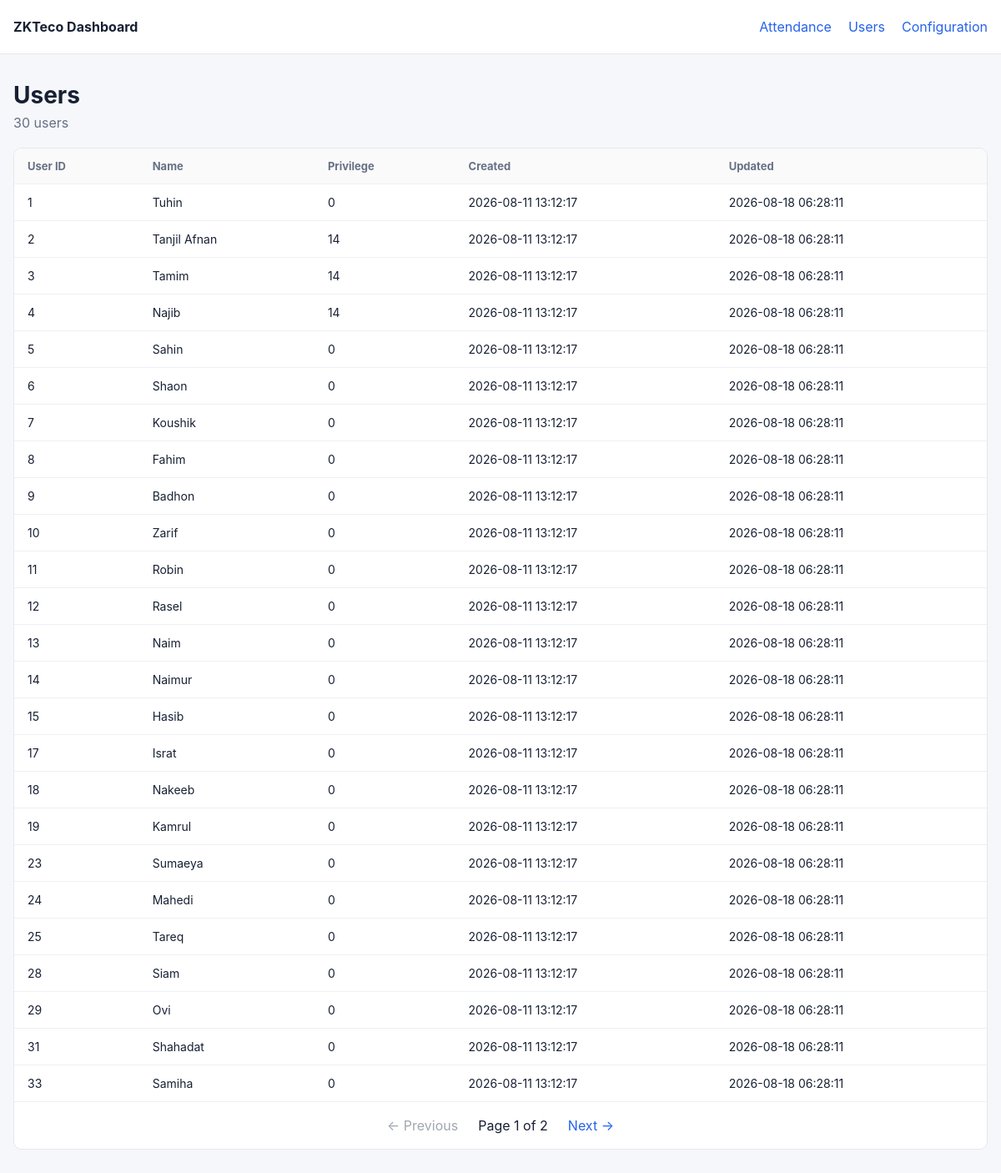
Screenshot of /users with the database file from the repository.
### tables this page shows
CREATE TABLE users (
            user_id TEXT PRIMARY KEY,
            name TEXT,
            privilege TEXT,
            created_at TEXT DEFAULT CURRENT_TIMESTAMP,
            updated_at TEXT DEFAULT CURRENT_TIMESTAMP
        );

### dashboard/app.py (the view)
@app.route("/users")
def users():
    try:
        page = max(1, int(request.args.get("page", 1)))
    except ValueError:
        page = 1
    per_page = 25
    offset = (page - 1) * per_page
    db = get_db()
    total = db.execute(
        "SELECT COUNT(*) FROM users"
    ).fetchone()[0]
    rows = db.execute(
        """
        SELECT
            user_id,
            name,
            privilege,
            created_at,
            updated_at
        FROM users
        ORDER BY CAST(user_id AS INTEGER), user_id
        LIMIT ? OFFSET ?
        """,
        (per_page, offset),
    ).fetchall()
    db.close()
    total_pages = max(1, (total + per_page - 1) // per_page)
    return render_template(
        "users.html",
        rows=rows,
        page=page,
        total=total,
        total_pages=total_pages,
    )

### dashboard/app.py (called while the page is built)
def get_db():
    db = sqlite3.connect(DB_FILE)
    db.row_factory = sqlite3.Row
    return db

### dashboard/templates/users.html
{% extends "base.html" %}
{% block content %}
<div class="page-header">
    <div>
        <h1>Users</h1>
        <p>{{ total }} users</p>
    </div>
</div>
<div class="card">
    <div class="table-wrap">
        <table>
            <thead>
                <tr>
                    <th>User ID</th>
                    <th>Name</th>
                    <th>Privilege</th>
                    <th>Created</th>
                    <th>Updated</th>
                </tr>
            </thead>
            <tbody>
            {% for row in rows %}
                <tr>
                    <td>{{ row.user_id }}</td>
                    <td>{{ row.name }}</td>
                    <td>{{ row.privilege }}</td>
                    <td>{{ row.created_at }}</td>
                    <td>{{ row.updated_at }}</td>
                </tr>
            {% else %}
                <tr>
                    <td colspan="5" class="empty">No users found.</td>
                </tr>
            {% endfor %}
            </tbody>
        </table>
    </div>
    {% include "_pagination.html" %}
</div>
{% endblock %}

### dashboard/static/style.css (style rules this page uses)
* { box-sizing: border-box; }
body { margin: 0; background: #f5f7fa; color: #172033; font-family: -apple-system, BlinkMacSystemFont, "Segoe UI", sans-serif; }
.page-header { margin-bottom: 20px; }
h1 { margin: 0 0 6px; font-size: 28px; }
p { margin: 0; color: #667085; }
.card { background: white; border: 1px solid #e5e7eb; border-radius: 10px; overflow: hidden; }
.table-wrap { overflow-x: auto; }
table { width: 100%; border-collapse: collapse; }
th, td { padding: 13px 16px; text-align: left; border-bottom: 1px solid #eef0f3; white-space: nowrap; }
th { background: #fafafa; font-size: 13px; color: #667085; }
td { font-size: 14px; }

### rows the page displays
users: user_id "1", name "Tuhin", privilege "0", created_at "2026-08-11 13:12:17", updated_at "2026-08-18 06:28:11"
users: user_id "2", name "Tanjil Afnan", privilege "14", created_at "2026-08-11 13:12:17", updated_at "2026-08-18 06:28:11"
users: user_id "3", name "Tamim", privilege "14", created_at "2026-08-11 13:12:17", updated_at "2026-08-18 06:28:11"
users: user_id "4", name "Najib", privilege "14", created_at "2026-08-11 13:12:17", updated_at "2026-08-18 06:28:11"
users: user_id "5", name "Sahin", privilege "0", created_at "2026-08-11 13:12:17", updated_at "2026-08-18 06:28:11"
users: user_id "6", name "Shaon", privilege "0", created_at "2026-08-11 13:12:17", updated_at "2026-08-18 06:28:11"
users: user_id "7", name "Koushik", privilege "0", created_at "2026-08-11 13:12:17", updated_at "2026-08-18 06:28:11"
users: user_id "8", name "Fahim", privilege "0", created_at "2026-08-11 13:12:17", updated_at "2026-08-18 06:28:11"
users: user_id "9", name "Badhon", privilege "0", created_at "2026-08-11 13:12:17", updated_at "2026-08-18 06:28:11"
users: user_id "10", name "Zarif", privilege "0", created_at "2026-08-11 13:12:17", updated_at "2026-08-18 06:28:11"
users: user_id "11", name "Robin", privilege "0", created_at "2026-08-11 13:12:17", updated_at "2026-08-18 06:28:11"
users: user_id "12", name "Rasel", privilege "0", created_at "2026-08-11 13:12:17", updated_at "2026-08-18 06:28:11"
users: user_id "13", name "Naim", privilege "0", created_at "2026-08-11 13:12:17", updated_at "2026-08-18 06:28:11"
users: user_id "14", name "Naimur", privilege "0", created_at "2026-08-11 13:12:17", updated_at "2026-08-18 06:28:11"
users: user_id "15", name "Hasib", privilege "0", created_at "2026-08-11 13:12:17", updated_at "2026-08-18 06:28:11"
users: user_id "17", name "Israt", privilege "0", created_at "2026-08-11 13:12:17", updated_at "2026-08-18 06:28:11"
users: user_id "18", name "Nakeeb", privilege "0", created_at "2026-08-11 13:12:17", updated_at "2026-08-18 06:28:11"
users: user_id "19", name "Kamrul", privilege "0", created_at "2026-08-11 13:12:17", updated_at "2026-08-18 06:28:11"
users: user_id "23", name "Sumaeya", privilege "0", created_at "2026-08-11 13:12:17", updated_at "2026-08-18 06:28:11"
users: user_id "24", name "Mahedi", privilege "0", created_at "2026-08-11 13:12:17", updated_at "2026-08-18 06:28:11"
users: user_id "25", name "Tareq", privilege "0", created_at "2026-08-11 13:12:17", updated_at "2026-08-18 06:28:11"
users: user_id "28", name "Siam", privilege "0", created_at "2026-08-11 13:12:17", updated_at "2026-08-18 06:28:11"
users: user_id "29", name "Ovi", privilege "0", created_at "2026-08-11 13:12:17", updated_at "2026-08-18 06:28:11"
users: user_id "31", name "Shahadat", privilege "0", created_at "2026-08-11 13:12:17", updated_at "2026-08-18 06:28:11"
users: user_id "33", name "Samiha", privilege "0", created_at "2026-08-11 13:12:17", updated_at "2026-08-18 06:28:11"

### other values shown
{{ total }} "30"
{{ page }} "1"
{{ total_pages }} "2"
